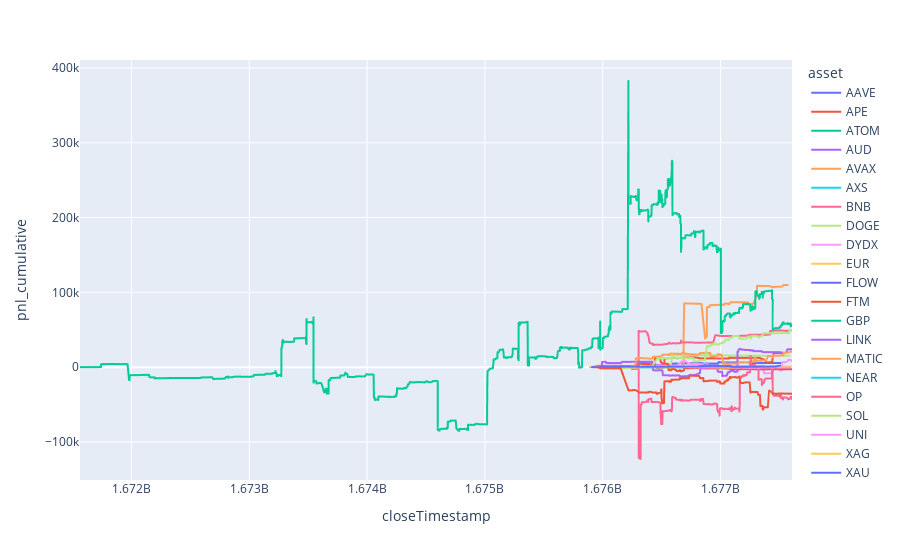

Notebook cell for this chart:
### Code cell
px.line(
    df_position_pnl,
    x='closeTimestamp',
    y='pnl_cumulative',
    color='asset'
)
